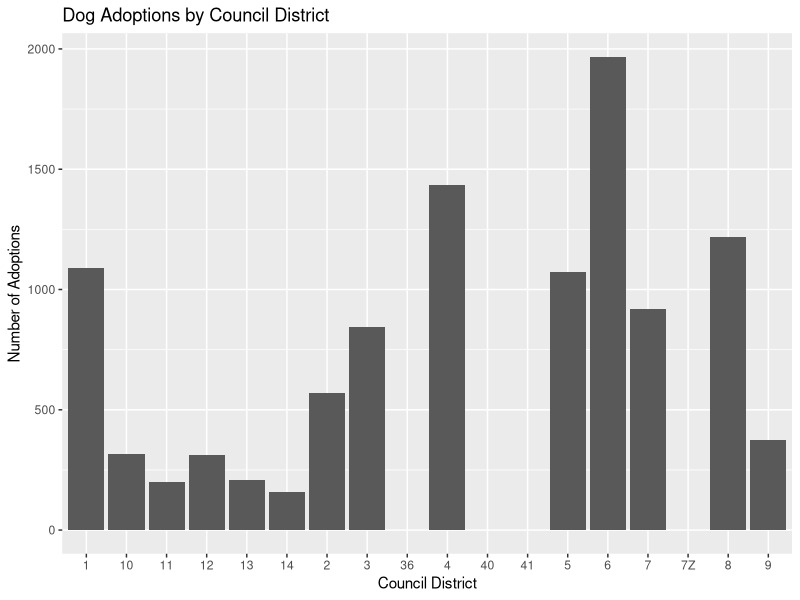

This chart was generated by the following R code: (Note: this script raises an error after producing the figure.)
## ---- chunk 1
# Do not modify this chunk.
knitr::opts_chunk$set(echo = TRUE, warning = FALSE, message = FALSE)
library(ggplot2)
library(dplyr)
library(readr)
## ---- chunk 2
readr::read_csv("week18_dallas_animals.csv")%>%
  head(n = 5)
dog <- read_csv("week18_dallas_animals.csv")
## ---- chunk 3
#Code for dataframe dimensions
print(dim(dog))
## ---- chunk 4
#finding number of total adoptions per district in the data frame
dog_adoptions <- dog %>%
  filter(outcome_type == "ADOPTION") %>% 
  group_by(council_district) %>% 
  summarize(
    n_adoptions = n()
  )

# Now let's create the plot
ggplot(data = dog_adoptions, aes(x = council_district, y = n_adoptions)) +
  geom_bar(stat = "identity") +
  labs(x = "Council District", y = "Number of Adoptions") +
  ggtitle("Dog Adoptions by Council District")


## ---- chunk 5
#Making a duration variable using dplyr
dog_duration <- dog %>%
   mutate(intake_date = mdy(intake_date),
         outcome_date = mdy(outcome_date)) %>%
  mutate(duration = difftime(outcome_date, intake_date, units = "days")) %>%
  mutate(duration = as.vector(duration))

#Getting summary statistics for average duration
dog_duration_summary <- dog_duration %>%
  group_by(intake_type) %>%
  summarize(average_duration = mean(duration, na.rm = TRUE),
            sd_duration = sd(duration, na.rm = TRUE)) 

#Graphing violin plot (all data)
ggplot(dog_duration, aes(x = intake_type, y = duration)) +
  geom_violin() +
  theme_minimal(base_size = 8) +
  labs(x = "Intake Type", 
       y = "Duration of Stay", 
       title = "Shelter Intake Types and Durations in Dallas Animal Shelters in 2016 and 2017")

#Graphing bar graph, sd is larger than mean which means there is abnormal distributions
ggplot(dog_duration_summary) +
  geom_bar(aes(x = intake_type, y = average_duration), 
           stat = "identity") +
  geom_errorbar(aes(x = intake_type, 
                    ymin = average_duration - sd_duration, 
                    ymax = average_duration + sd_duration)) +
    labs(x = "Intake Type", 
       y = "Duration of Stay with Error Bars", 
       title = "Shelter Intake Types and Durations in Dallas Animal Shelters in 2016 and 2017")

#Graphing histograms, y scale is messed up because stray has many more observations than other groups
ggplot(dog_duration, aes(x = duration)) +
  geom_histogram() +
  facet_wrap(~intake_type) +
  labs(x = "Intake Type", 
       y = "Duration of Stay", 
       title = "Shelter Intake Duration Distrib in Dallas Animal Shelters in 2016 and 2017")
